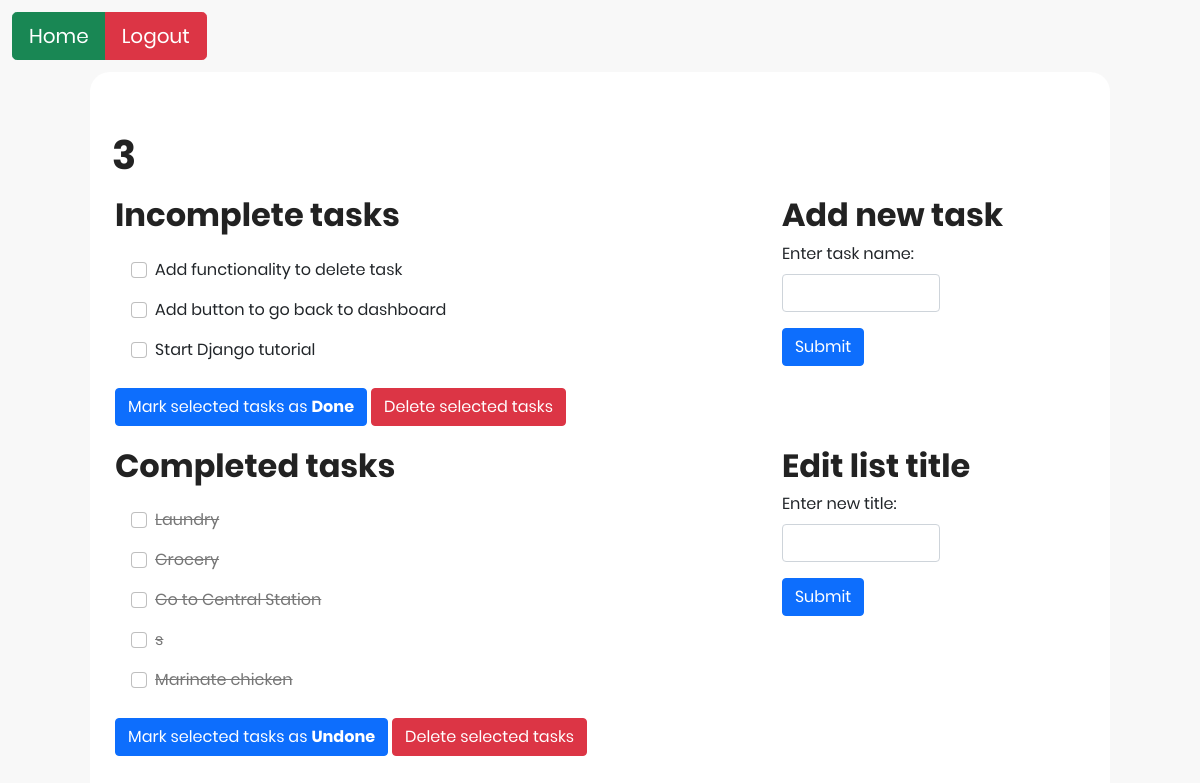
The app's page /display_list/3/3, older data.
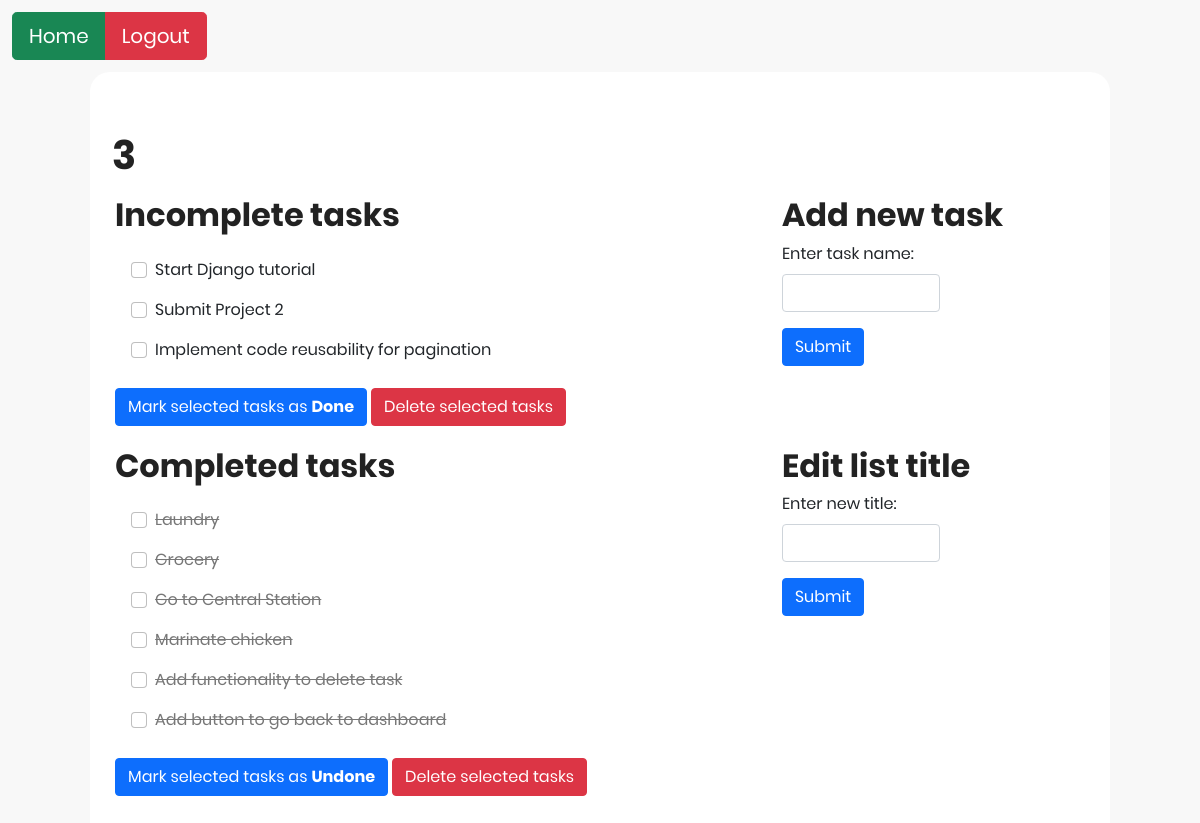
The same page, newer data.
### tables this page shows
CREATE TABLE Tasks (
TaskID INTEGER PRIMARY KEY AUTOINCREMENT NOT NULL,
ListID INTEGER,
TaskName VARCHAR(100),
Status BOOLEAN NOT NULL CHECK (Status IN (0, 1)),
FOREIGN KEY (ListID) REFERENCES Lists(ListID)
);

### Homework5/app.py (the view)
@app.route('/display_list/<int:list_id>/<string:list_name>')
def display_list_with_id(list_id, list_name):
    session['current_list_id'] = list_id
    session['current_list_name'] = list_name
    list_tasks = model.get_all_tasks(list_id)
    list_tasks_dict = {
        'list_id': list_id,
        'list_name': list_name,
        'list_tasks': list_tasks
    }
    return render_template('view_list.html', list_tasks_dict=list_tasks_dict)

### Homework5/app.py (called while the page is built)
@app.before_request
def before_request():
    g.user_id = None
    if 'user_id' in session:
        g.user_id = session['user_id']

### Homework5/data_model.py (called while the page is built)
    def retrieve_data_multiple(self, sql_command):
        self.cursor.execute(sql_command)
        results = self.cursor.fetchall()
        return results

    def get_all_tasks(self, list_id):
        query = '''
            SELECT TaskID, TaskName, Status FROM Tasks
            WHERE ListID = '{}';
        '''.format(list_id)
        results = self.retrieve_data_multiple(query)
        return results

### Homework5/templates/view_list.html (shortened to what the changed rows need)
{% extends "main_structure.html" %}
{% block head %}
    <link rel="stylesheet" href="/static/css/style.css">
{% endblock %}
{% block body %}
<body>
    <div class="main">
        <div class="container-fluid">
            <div class="header-container">
                <h1>{{ list_tasks_dict['list_name'] }}</h1>
            </div>
        </div>
        <div class="container-fluid">
            <div class="row">
                <div class="col-md-8">
                    <div class="tasks-view-container">
                        <h2>Incomplete tasks</h2>
                        <form action="/check_items" method="post">
                            {% for task in list_tasks_dict['list_tasks'] %}
                            {% if task[2] == 0 %}
                            <div class="form-check lists-view">
                                <input class="form-check-input" type="checkbox" value="{{ task[0] }}" id="{{ task[1] }}" name="task_id">
                                <label class="form-check-label" for="{{ task[1] }}">
                                {{ task[1] }}
                                </label>
                            </div>
                            {% endif %}
                            {% endfor %}
                            <br>
                        </form>
                    </div>
                </div>
                <div class="col">
                        <h2>Add new task</h2>
                </div>
            </div>
            <div class="row">
                <div class="col-md-8">
                    <div class="tasks-view-container">
                        <h2>Completed tasks</h2>
                        <form action="/uncheck_items" method="post">
                            {% for task in list_tasks_dict['list_tasks'] %}
                            {% if task[2] == 1 %}
                            <div class="form-check lists-view">
                                <input class="form-check-input" type="checkbox" value="{{ task[0] }}" id="{{ task[1] }}" name="task_id">
                                <label class="form-check-label task-complete" for="{{ task[1] }}">
                                  {{ task[1] }}
                                </label>
                            </div>
                            {% endif %}
                            {% endfor %}
                            <br>
                        </form>
                    </div>
                </div>
                <div class="col">
                    <h2>Edit list title</h2>
                </div>
            </div>
        </div>
    </div>
</body>
{% endblock %}

Row changes from the older to the newer data that the page shows:
removed Tasks: TaskName "s", shown under "Completed tasks"
added Tasks: TaskName "Submit Project 2", shown under "Incomplete tasks"
added Tasks: TaskName "Implement code reusability for pagination", shown under "Incomplete tasks"
changed Tasks "Add functionality to delete task": moves from the list under "Incomplete tasks" to the list under "Completed tasks"
changed Tasks "Add button to go back to dashboard": moves from the list under "Incomplete tasks" to the list under "Completed tasks"
